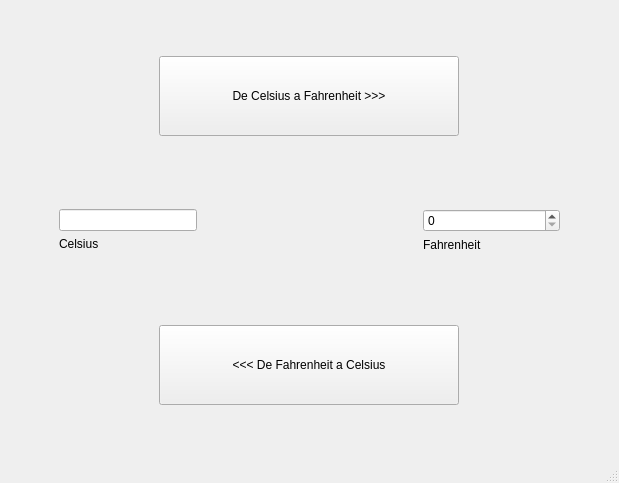
<?xml version="1.0" encoding="UTF-8"?>
<ui version="4.0">
 <class>MainWindow</class>
 <widget class="QMainWindow" name="MainWindow">
  <property name="geometry">
   <rect>
    <x>0</x>
    <y>0</y>
    <width>619</width>
    <height>483</height>
   </rect>
  </property>
  <property name="windowTitle">
   <string>Conversor</string>
  </property>
  <widget class="QWidget" name="centralwidget">
   <layout class="QVBoxLayout" name="verticalLayout_3">
    <item>
     <layout class="QHBoxLayout" name="horizontalLayout_2">
      <item alignment="Qt::AlignHCenter|Qt::AlignVCenter">
       <widget class="QPushButton" name="celsiusFahrenheit">
        <property name="sizePolicy">
         <sizepolicy hsizetype="Preferred" vsizetype="Fixed">
          <horstretch>0</horstretch>
          <verstretch>0</verstretch>
         </sizepolicy>
        </property>
        <property name="minimumSize">
         <size>
          <width>300</width>
          <height>80</height>
         </size>
        </property>
        <property name="text">
         <string>De Celsius a Fahrenheit &gt;&gt;&gt;</string>
        </property>
       </widget>
      </item>
     </layout>
    </item>
    <item>
     <layout class="QHBoxLayout" name="horizontalLayout">
      <property name="leftMargin">
       <number>50</number>
      </property>
      <property name="topMargin">
       <number>20</number>
      </property>
      <property name="rightMargin">
       <number>50</number>
      </property>
      <item>
       <layout class="QVBoxLayout" name="verticalLayout">
        <item>
         <widget class="QLineEdit" name="campoCelsius">
          <property name="sizePolicy">
           <sizepolicy hsizetype="Minimum" vsizetype="Fixed">
            <horstretch>0</horstretch>
            <verstretch>0</verstretch>
           </sizepolicy>
          </property>
         </widget>
        </item>
        <item>
         <widget class="QLabel" name="label_2">
          <property name="sizePolicy">
           <sizepolicy hsizetype="Preferred" vsizetype="Fixed">
            <horstretch>0</horstretch>
            <verstretch>0</verstretch>
           </sizepolicy>
          </property>
          <property name="text">
           <string>Celsius</string>
          </property>
         </widget>
        </item>
        <item>
         <spacer name="verticalSpacer_2">
          <property name="orientation">
           <enum>Qt::Vertical</enum>
          </property>
          <property name="sizeType">
           <enum>QSizePolicy::Fixed</enum>
          </property>
          <property name="sizeHint" stdset="0">
           <size>
            <width>20</width>
            <height>20</height>
           </size>
          </property>
         </spacer>
        </item>
       </layout>
      </item>
      <item>
       <spacer name="horizontalSpacer">
        <property name="orientation">
         <enum>Qt::Horizontal</enum>
        </property>
        <property name="sizeType">
         <enum>QSizePolicy::Fixed</enum>
        </property>
        <property name="sizeHint" stdset="0">
         <size>
          <width>220</width>
          <height>20</height>
         </size>
        </property>
       </spacer>
      </item>
      <item>
       <layout class="QVBoxLayout" name="verticalLayout_2">
        <property name="spacing">
         <number>6</number>
        </property>
        <item>
         <widget class="QSpinBox" name="campoFahrenheit"/>
        </item>
        <item>
         <widget class="QLabel" name="label">
          <property name="sizePolicy">
           <sizepolicy hsizetype="Preferred" vsizetype="Fixed">
            <horstretch>0</horstretch>
            <verstretch>0</verstretch>
           </sizepolicy>
          </property>
          <property name="text">
           <string>Fahrenheit</string>
          </property>
         </widget>
        </item>
        <item>
         <spacer name="verticalSpacer">
          <property name="orientation">
           <enum>Qt::Vertical</enum>
          </property>
          <property name="sizeType">
           <enum>QSizePolicy::Fixed</enum>
          </property>
          <property name="sizeHint" stdset="0">
           <size>
            <width>20</width>
            <height>20</height>
           </size>
          </property>
         </spacer>
        </item>
       </layout>
      </item>
     </layout>
    </item>
    <item>
     <layout class="QHBoxLayout" name="horizontalLayout_3">
      <item alignment="Qt::AlignHCenter|Qt::AlignVCenter">
       <widget class="QPushButton" name="fahrenheitCelsius">
        <property name="sizePolicy">
         <sizepolicy hsizetype="Preferred" vsizetype="Fixed">
          <horstretch>0</horstretch>
          <verstretch>0</verstretch>
         </sizepolicy>
        </property>
        <property name="minimumSize">
         <size>
          <width>300</width>
          <height>80</height>
         </size>
        </property>
        <property name="text">
         <string>&lt;&lt;&lt; De Fahrenheit a Celsius</string>
        </property>
       </widget>
      </item>
     </layout>
    </item>
   </layout>
  </widget>
  <widget class="QMenuBar" name="menubar">
   <property name="geometry">
    <rect>
     <x>0</x>
     <y>0</y>
     <width>619</width>
     <height>22</height>
    </rect>
   </property>
  </widget>
  <widget class="QStatusBar" name="statusbar"/>
 </widget>
 <resources/>
 <connections/>
</ui>
